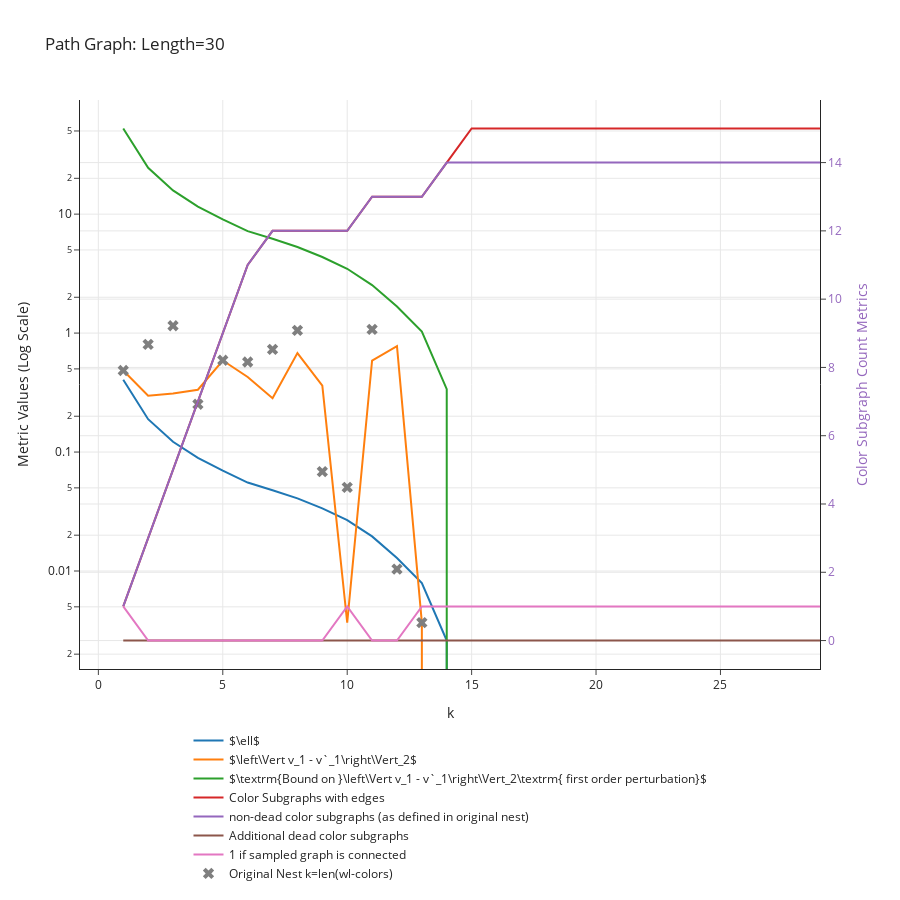

Notebook code for this chart:
### Markdown cell above
# Worst Case: Path Graphs
- almost certain that the cases where the bound is violated are numeric errors from clustering/power iteration, can't easily increase resolution either as optimalclustering works on floats no matter what

### Code cell
n = 30  # Number of nodes for both graphs
G = nx.path_graph(n)

print("G edges", G.number_of_edges())

data_dict = get_convergence_data_of_nest(G, min_cluster_size = 1)
plot_convergence_data(data_dict, f"Path Graph: Length={n}")

### Figure 1 — Plotly figure (JSON) as saved in the notebook; plotly's stock layout.template omitted (floating-point values rounded to 4 significant figures)
{"data": [{"mode": "lines", "name": "$\\ell$", "type": "scatter", "x": [1, 2, 3, 4, 5, 6, 7, 8, 9, 10, 11, 12, 13, 14, 15, 16, 17, 18, 19, 20, 21, 22, 23, 24, 25, 26, 27, 28, 29], "y": [0.4048, 0.1889, 0.1221, 0.08925, 0.06977, 0.05544, 0.0478, 0.04079, 0.03362, 0.02677, 0.01954, 0.01287, 0.007923, 0.002603, 0, 0, 0, 0, 0, 0, 0, 0, 0, 0, 0, 0, 0, 0, 0]}, {"mode": "lines", "name": "$\\left\\Vert v_1 - v`_1\\right\\Vert_2$", "type": "scatter", "x": [1, 2, 3, 4, 5, 6, 7, 8, 9, 10, 11, 12, 13, 14, 15, 16, 17, 18, 19, 20, 21, 22, 23, 24, 25, 26, 27, 28, 29], "y": [0.4845, 0.298, 0.311, 0.3342, 0.5882, 0.4273, 0.2831, 0.6788, 0.3613, 0.003681, 0.5882, 0.7756, 0.003681, 0, 0, 0, 0, 0, 0, 0, 0, 0, 0, 0, 0, 0, 0, 0, 0]}, {"mode": "lines", "name": "$\\textrm{Bound on }\\left\\Vert v_1 - v`_1\\right\\Vert_2\\textrm{ first order perturbation}$", "type": "scatter", "x": [1, 2, 3, 4, 5, 6, 7, 8, 9, 10, 11, 12, 13, 14, 15, 16, 17, 18, 19, 20, 21, 22, 23, 24, 25, 26, 27, 28, 29], "y": [52.51, 24.51, 15.84, 11.58, 9.05, 7.192, 6.2, 5.291, 4.361, 3.472, 2.535, 1.67, 1.028, 0.3377, 0, 0, 0, 0, 0, 0, 0, 0, 0, 0, 0, 0, 0, 0, 0]}, {"mode": "lines", "name": "Color Subgraphs with edges", "type": "scatter", "x": [1, 2, 3, 4, 5, 6, 7, 8, 9, 10, 11, 12, 13, 14, 15, 16, 17, 18, 19, 20, 21, 22, 23, 24, 25, 26, 27, 28, 29], "y": [1, 3, 5, 7, 9, 11, 12, 12, 12, 12, 13, 13, 13, 14, 15, 15, 15, 15, 15, 15, 15, 15, 15, 15, 15, 15, 15, 15, 15], "yaxis": "y2"}, {"mode": "lines", "name": "non-dead color subgraphs (as defined in original nest)", "type": "scatter", "x": [1, 2, 3, 4, 5, 6, 7, 8, 9, 10, 11, 12, 13, 14, 15, 16, 17, 18, 19, 20, 21, 22, 23, 24, 25, 26, 27, 28, 29], "y": [1, 3, 5, 7, 9, 11, 12, 12, 12, 12, 13, 13, 13, 14, 14, 14, 14, 14, 14, 14, 14, 14, 14, 14, 14, 14, 14, 14, 14], "yaxis": "y2"}, {"mode": "lines", "name": "Additional dead color subgraphs", "type": "scatter", "x": [1, 2, 3, 4, 5, 6, 7, 8, 9, 10, 11, 12, 13, 14, 15, 16, 17, 18, 19, 20, 21, 22, 23, 24, 25, 26, 27, 28, 29], "y": [0, 0, 0, 0, 0, 0, 0, 0, 0, 0, 0, 0, 0, 0, 0, 0, 0, 0, 0, 0, 0, 0, 0, 0, 0, 0, 0, 0, 0], "yaxis": "y2"}, {"mode": "lines", "name": "1 if sampled graph is connected", "type": "scatter", "x": [1, 2, 3, 4, 5, 6, 7, 8, 9, 10, 11, 12, 13, 14, 15, 16, 17, 18, 19, 20, 21, 22, 23, 24, 25, 26, 27, 28, 29], "y": [1, 0, 0, 0, 0, 0, 0, 0, 0, 1, 0, 0, 1, 1, 1, 1, 1, 1, 1, 1, 1, 1, 1, 1, 1, 1, 1, 1, 1], "yaxis": "y2"}, {"marker": {"size": 10, "symbol": "x"}, "mode": "markers", "name": "Original Nest k=len(wl-colors)", "type": "scatter", "x": [1, 2, 3, 4, 5, 6, 7, 8, 9, 10, 11, 12, 13, 14, 15], "y": [0.4845, 0.8036, 1.152, 0.2523, 0.5909, 0.5714, 0.7287, 1.053, 0.06839, 0.05049, 1.073, 0.01038, 0.003681, 0, 0]}], "layout": {"height": 900, "hovermode": "closest", "legend": {"orientation": "h", "x": 0.5, "xanchor": "center", "y": -0.1, "yanchor": "top"}, "title": {"text": "Path Graph: Length=30"}, "xaxis": {"title": {"text": "k"}}, "yaxis": {"exponentformat": "e", "title": {"text": "Metric Values (Log Scale)"}, "type": "log"}, "yaxis2": {"overlaying": "y", "side": "right", "tickfont": {"color": "rgba(148, 103, 189, 1)"}, "title": {"font": {"color": "rgba(148, 103, 189, 1)"}, "text": "Color Subgraph Count Metrics"}, "type": "linear"}}}
